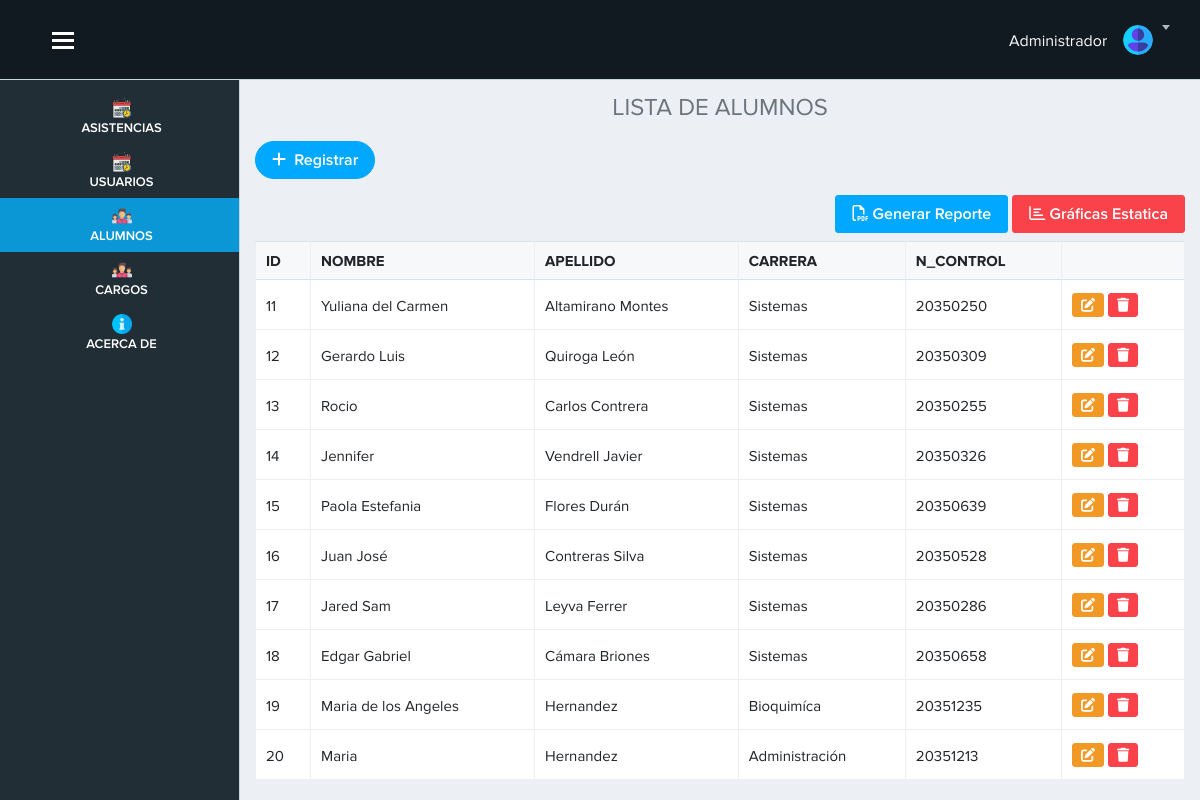
Before: /vista/empleado.php (signed in) with the older database file.
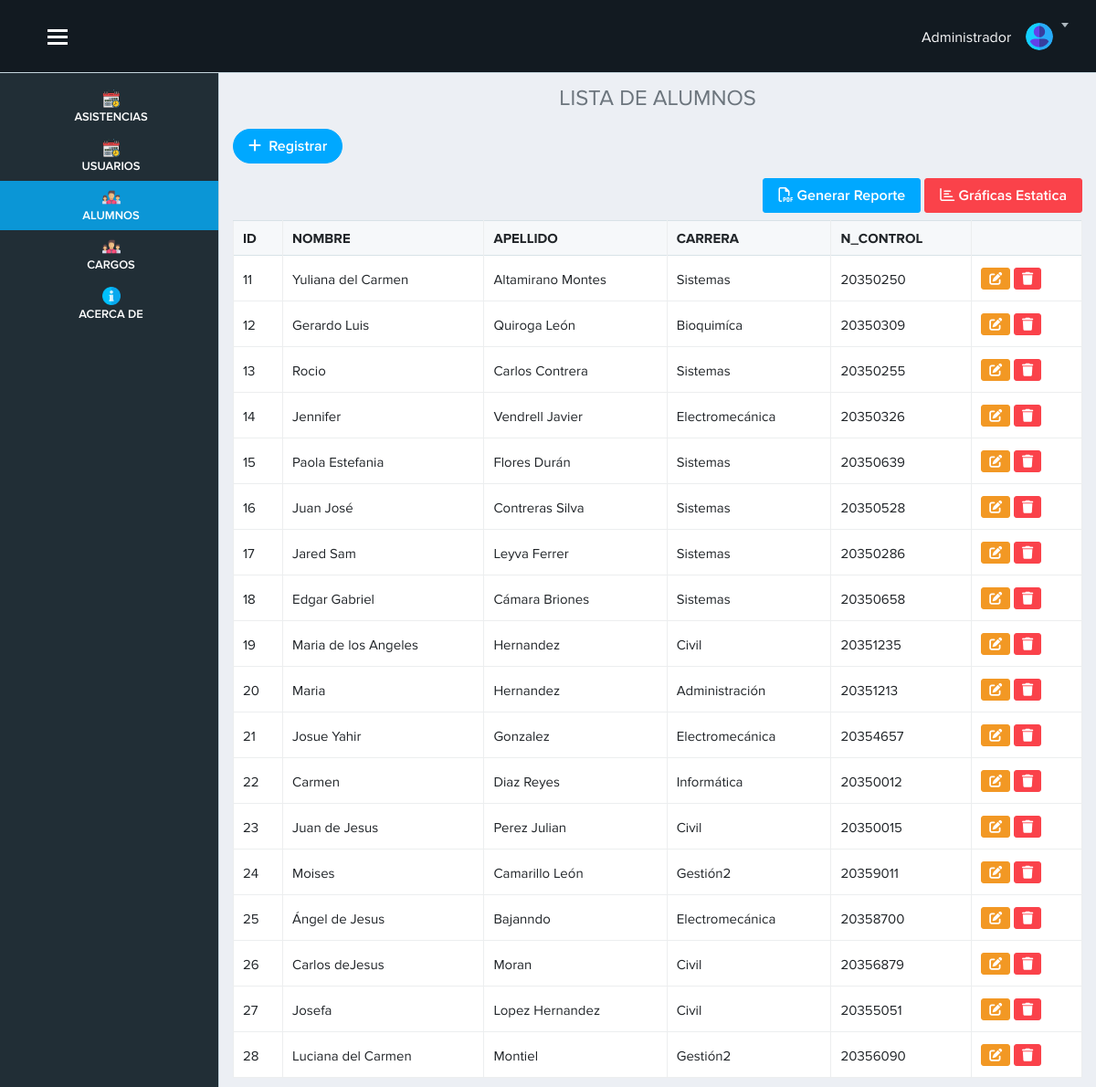
After: the same page with the newer database file.
### tables this page shows
CREATE TABLE `empleado` (
  `id_empleado` int(11) NOT NULL,
  `nombre` varchar(100) DEFAULT NULL,
  `apellido` varchar(255) DEFAULT NULL,
  `dni` varchar(255) NOT NULL,
  `cargo` int(11) NOT NULL
);

CREATE TABLE `cargo` (
  `id_cargo` int(11) NOT NULL,
  `nombre` varchar(100) DEFAULT NULL
);

### vista/empleado.php (the view, shortened to what this page needs)
<?php require('./layout/topbar.php'); ?>
<?php require('./layout/sidebar.php'); ?>
<div class="page-content">
    <h4 class="text-center text-secondary">LISTA DE ALUMNOS</h4>
    <?php
    include "../modelo/conexion.php";
    $sql = $conexion->prepare("
        SELECT
            empleado.id_empleado,
            empleado.nombre,
            empleado.apellido,
            empleado.dni,
            empleado.cargo,
            cargo.nombre as 'nom_cargo'
        FROM
            empleado
        INNER JOIN cargo ON empleado.cargo = cargo.id_cargo
    ");
    $sql->execute();
    $result = $sql->get_result();
    ?>
    <a href="registro_empleado.php" class="btn btn-primary btn-rounded mb-3">
        <i class="fa-solid fa-plus"></i> &nbsp;Registrar
    </a>
    <div class="text-right mb-2">
        <a href="fpdf/reporteEmpleado.php" target="_blank" class="btn btn-primary">
            <i class="far fa-file-pdf"></i> Generar Reporte
        </a>
        <a href="fpdf/reportestatic.php" target="_blank" class="btn btn-danger"><i class="far fa-chart-bar"></i> Gráficas Estatica </a>
    </div>
    <table class="table table-bordered table-hover w-100" id="example">
        <thead>
            <tr>
                <th scope="col">ID</th>
                <th scope="col">NOMBRE</th>
                <th scope="col">APELLIDO</th>
                <th scope="col">CARRERA</th>
                <th scope="col">N_CONTROL</th>
                <th></th>
            </tr>
        </thead>
        <tbody>
            <?php while ($datos = $result->fetch_object()): ?>
                <tr>
                    <td><?= htmlspecialchars($datos->id_empleado) ?></td>
                    <td><?= htmlspecialchars($datos->nombre) ?></td>
                    <td><?= htmlspecialchars($datos->apellido) ?></td>
                    <td><?= htmlspecialchars($datos->nom_cargo) ?></td>
                    <td><?= htmlspecialchars($datos->dni) ?></td>
                    <td>
                        <a href="" data-toggle="modal" data-target="#exampleModal<?= $datos->id_empleado ?>" class="btn btn-warning btn-sm">
                            <i class="fa-solid fa-pen-to-square"></i>
                        </a>
                        <a href="empleado.php?id=<?= htmlspecialchars($datos->id_empleado) ?>" onclick="advertencia(event)" class="btn btn-danger btn-sm">
                            <i class="fa-solid fa-trash"></i>
                        </a>
                    </td>
                </tr>
            <?php endwhile; ?>
        </tbody>
    </table>
</div>
<?php require('./layout/footer.php'); ?>

### vista/layout/topbar.php (shortened to what this page needs)
<!doctype html>
<html lang="es">
<head>
    <head lang="es">
        <link href="../public/app/publico/css/lib/font-awesome/font-awesome.min.css" rel="stylesheet">
        <link href="../public/bootstrap5/css/bootstrap.min.css" rel="stylesheet">
        <link rel="stylesheet" href="../public/app/publico/css/lib/lobipanel/lobipanel.min.css">
        <link rel="stylesheet" href="../public/app/publico/css/separate/vendor/lobipanel.min.css">
        <link rel="stylesheet" href="../public/app/publico/css/lib/jqueryui/jquery-ui.min.css">
        <link rel="stylesheet" href="../public/app/publico/css/separate/pages/widgets.min.css">
        <link rel="stylesheet" href="../public/fontawesome/css/all.min.css">
        <link rel="stylesheet" href="../public/fontawesome/css/fontawesome.min.css">
        <link rel="stylesheet" href="../public/app/publico/css/lib/datatables-net/datatables.min.css">
        <link rel="stylesheet" href="../public/app/publico/css/separate/vendor/datatables-net.min.css">
        <link href="../public/app/publico/css/lib/bootstrap/bootstrap.min.css" rel="stylesheet">
        <link href="../public/app/publico/css/main.css" rel="stylesheet">
        <link href="../public/app/publico/css/mis_estilos/estilos.css" rel="stylesheet">
        <link rel="stylesheet" type="text/css" href="../public/app/publico/css/lib/jquery-flex-label/jquery.flex.label.css">
        <link href="../public/principal/css/estilos.css" rel="stylesheet">
        <link href="../public/pnotify/css/pnotify.css" rel="stylesheet" />
        <link href="../public/pnotify/css/pnotify.buttons.css" rel="stylesheet" />
        <link href="../public/pnotify/css/custom.min.css" rel="stylesheet" />
    </head>
</head>
<body class="with-side-menu">
    <div id="app">
        <header class="site-header">
            <div class="container-fluid" style="padding-left: 40px;">
                <button id="show-hide-sidebar-toggle" class="show-hide-sidebar">
                    <span>toggle menu</span>
                </button>
                <div class="site-header-content">
                    <div class="site-header-content-in">
                        <div class="site-header-shown">
                            <div class="dropdown dropdown-notification">
                                <h6 class="text-light mt-2">
                                    Administrador
                                </h6>
                            </div>
                            <div class="dropdown user-menu">
                                <button class="dropdown-toggle" id="dd-user-menu" type="button" data-toggle="dropdown" aria-haspopup="true" aria-expanded="false">
                                    <img src="../public/app/publico/img/user.svg" alt="">
                                </button>
                            </div>
                        </div>
                    </div>
                </div>
            </div>
        </header>

### vista/layout/sidebar.php
<nav class="side-menu">
            <ul class="side-menu-list p-0">
                <li class="red">
                    <a href="inicio.php" class="activo">
                        <img src="../public/img-inicio/programar.png"  class="img-inicio" alt="">
                        <span class="lbl">ASISTENCIAS</span>
                    </a>
                </li>
                <li class="red">
                    <a href="usuario.php" class="activo">
                        <img src="../public/img-inicio/programar.png"  class="img-inicio" alt="">
                        <span class="lbl">USUARIOS</span>
                    </a>
                </li>
                <li class="red">
                    <a href="empleado.php" class="activo">
                        <img src="../public/img-inicio/team.png"  class="img-inicio" alt="">
                        <span class="lbl">ALUMNOS</span>
                    </a>
                </li>
                <li class="red">
                    <a href="cargo.php" class="activo">
                        <img src="../public/img-inicio/team.png"  class="img-inicio" alt="">
                        <span class="lbl">CARGOS</span>
                    </a>
                </li>
                <li class="red">
                    <a href="acerca.php" class="activo">
                        <img src="../public/img-inicio/info.png" class="img-inicio" alt="">
                        <span class="lbl">ACERCA DE</span>
                    </a>
                </li>
            </ul>
        </nav>

### vista/layout/footer.php (shortened to what this page needs)
</body>
</html>

### vista/empleado.php (style rules this page uses)
ul li:nth-child(3) .activo { background: rgb(11, 150, 214) !important; }

### vista/layout/topbar.php (style rules this page uses)
.page-content { margin-top: 70px; }

Changed rows visible on the page:
changed empleado "Gerardo Luis": cargo.nombre "Sistemas" → "Bioquimíca"
changed empleado "Jennifer": cargo.nombre "Sistemas" → "Electromecánica"
changed empleado "Maria de los Angeles": cargo.nombre "Bioquimíca" → "Civil"
added empleado: id_empleado "21", nombre "Josue Yahir", apellido "Gonzalez", cargo.nombre "Electromecánica", dni "20354657"
added empleado: id_empleado "22", nombre "Carmen", apellido "Diaz Reyes", cargo.nombre "Informática", dni "20350012"
added empleado: id_empleado "23", nombre "Juan de Jesus", apellido "Perez Julian", cargo.nombre "Civil", dni "20350015"
added empleado: id_empleado "24", nombre "Moises", apellido "Camarillo León", cargo.nombre "Gestión2", dni "20359011"
added empleado: id_empleado "25", nombre "Ángel de Jesus", apellido "Bajanndo", cargo.nombre "Electromecánica", dni "20358700"
added empleado: id_empleado "26", nombre "Carlos deJesus", apellido "Moran", cargo.nombre "Civil", dni "20356879"
added empleado: id_empleado "27", nombre "Josefa", apellido "Lopez Hernandez", cargo.nombre "Civil", dni "20355051"
added empleado: id_empleado "28", nombre "Luciana del Carmen", apellido "Montiel", cargo.nombre "Gestión2", dni "20356090"
